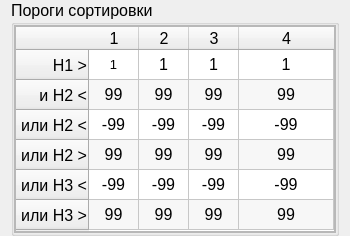
<?xml version="1.0" encoding="UTF-8"?>
<ui version="4.0">
 <class>SPRPorogsWidget</class>
 <widget class="QWidget" name="SPRPorogsWidget">
  <property name="geometry">
   <rect>
    <x>0</x>
    <y>0</y>
    <width>350</width>
    <height>236</height>
   </rect>
  </property>
  <property name="font">
   <font>
    <family>Tahoma</family>
    <pointsize>12</pointsize>
   </font>
  </property>
  <property name="windowTitle">
   <string>Form</string>
  </property>
  <layout class="QVBoxLayout" name="verticalLayout_3">
   <property name="topMargin">
    <number>0</number>
   </property>
   <property name="bottomMargin">
    <number>0</number>
   </property>
   <item>
    <widget class="QGroupBox" name="gbPorogs">
     <property name="toolTip">
      <string/>
     </property>
     <property name="statusTip">
      <string/>
     </property>
     <property name="whatsThis">
      <string/>
     </property>
     <property name="title">
      <string>Пороги сортировки</string>
     </property>
     <layout class="QVBoxLayout" name="verticalLayout_2">
      <property name="leftMargin">
       <number>0</number>
      </property>
      <property name="topMargin">
       <number>0</number>
      </property>
      <property name="rightMargin">
       <number>0</number>
      </property>
      <property name="bottomMargin">
       <number>0</number>
      </property>
      <item>
       <widget class="QScrollArea" name="scrollArea">
        <property name="widgetResizable">
         <bool>true</bool>
        </property>
        <property name="alignment">
         <set>Qt::AlignJustify|Qt::AlignVCenter</set>
        </property>
        <widget class="QWidget" name="scrollAreaWidgetContents">
         <property name="geometry">
          <rect>
           <x>0</x>
           <y>0</y>
           <width>328</width>
           <height>213</height>
          </rect>
         </property>
         <layout class="QVBoxLayout" name="verticalLayout">
          <property name="leftMargin">
           <number>0</number>
          </property>
          <property name="topMargin">
           <number>0</number>
          </property>
          <property name="rightMargin">
           <number>0</number>
          </property>
          <property name="bottomMargin">
           <number>0</number>
          </property>
          <item>
           <widget class="QTableWidget" name="tPorogsValues">
            <property name="font">
             <font>
              <family>Tahoma</family>
              <pointsize>12</pointsize>
             </font>
            </property>
            <property name="sizeAdjustPolicy">
             <enum>QAbstractScrollArea::AdjustToContents</enum>
            </property>
            <property name="autoScroll">
             <bool>true</bool>
            </property>
            <property name="autoScrollMargin">
             <number>10</number>
            </property>
            <property name="dragDropOverwriteMode">
             <bool>false</bool>
            </property>
            <property name="alternatingRowColors">
             <bool>true</bool>
            </property>
            <property name="selectionBehavior">
             <enum>QAbstractItemView::SelectItems</enum>
            </property>
            <attribute name="horizontalHeaderCascadingSectionResizes">
             <bool>false</bool>
            </attribute>
            <attribute name="horizontalHeaderDefaultSectionSize">
             <number>50</number>
            </attribute>
            <attribute name="horizontalHeaderStretchLastSection">
             <bool>true</bool>
            </attribute>
            <attribute name="verticalHeaderStretchLastSection">
             <bool>false</bool>
            </attribute>
            <row>
             <property name="text">
              <string>H1 &gt;</string>
             </property>
             <property name="textAlignment">
              <set>AlignTrailing|AlignVCenter</set>
             </property>
            </row>
            <row>
             <property name="text">
              <string>и H2 &lt;</string>
             </property>
             <property name="textAlignment">
              <set>AlignTrailing|AlignVCenter</set>
             </property>
            </row>
            <row>
             <property name="text">
              <string>или H2 &lt;</string>
             </property>
             <property name="textAlignment">
              <set>AlignTrailing|AlignVCenter</set>
             </property>
            </row>
            <row>
             <property name="text">
              <string>или H2 &gt;</string>
             </property>
             <property name="textAlignment">
              <set>AlignTrailing|AlignVCenter</set>
             </property>
            </row>
            <row>
             <property name="text">
              <string>или H3 &lt;</string>
             </property>
             <property name="textAlignment">
              <set>AlignTrailing|AlignVCenter</set>
             </property>
            </row>
            <row>
             <property name="text">
              <string>или H3 &gt;</string>
             </property>
             <property name="textAlignment">
              <set>AlignTrailing|AlignVCenter</set>
             </property>
            </row>
            <column>
             <property name="text">
              <string>1</string>
             </property>
             <property name="textAlignment">
              <set>AlignCenter</set>
             </property>
            </column>
            <column>
             <property name="text">
              <string>2</string>
             </property>
             <property name="textAlignment">
              <set>AlignCenter</set>
             </property>
            </column>
            <column>
             <property name="text">
              <string>3</string>
             </property>
             <property name="textAlignment">
              <set>AlignCenter</set>
             </property>
            </column>
            <column>
             <property name="text">
              <string>4</string>
             </property>
             <property name="textAlignment">
              <set>AlignCenter</set>
             </property>
            </column>
            <item row="0" column="0">
             <property name="text">
              <string>1</string>
             </property>
             <property name="font">
              <font>
               <family>Tahoma</family>
               <pointsize>10</pointsize>
              </font>
             </property>
             <property name="textAlignment">
              <set>AlignCenter</set>
             </property>
            </item>
            <item row="0" column="1">
             <property name="text">
              <string>1</string>
             </property>
             <property name="textAlignment">
              <set>AlignCenter</set>
             </property>
            </item>
            <item row="0" column="2">
             <property name="text">
              <string>1</string>
             </property>
             <property name="textAlignment">
              <set>AlignCenter</set>
             </property>
            </item>
            <item row="0" column="3">
             <property name="text">
              <string>1</string>
             </property>
             <property name="textAlignment">
              <set>AlignCenter</set>
             </property>
            </item>
            <item row="1" column="0">
             <property name="text">
              <string>99</string>
             </property>
             <property name="textAlignment">
              <set>AlignCenter</set>
             </property>
            </item>
            <item row="1" column="1">
             <property name="text">
              <string>99</string>
             </property>
             <property name="textAlignment">
              <set>AlignCenter</set>
             </property>
            </item>
            <item row="1" column="2">
             <property name="text">
              <string>99</string>
             </property>
             <property name="textAlignment">
              <set>AlignCenter</set>
             </property>
            </item>
            <item row="1" column="3">
             <property name="text">
              <string>99</string>
             </property>
             <property name="textAlignment">
              <set>AlignCenter</set>
             </property>
            </item>
            <item row="2" column="0">
             <property name="text">
              <string>-99</string>
             </property>
             <property name="textAlignment">
              <set>AlignCenter</set>
             </property>
            </item>
            <item row="2" column="1">
             <property name="text">
              <string>-99</string>
             </property>
             <property name="textAlignment">
              <set>AlignCenter</set>
             </property>
            </item>
            <item row="2" column="2">
             <property name="text">
              <string>-99</string>
             </property>
             <property name="textAlignment">
              <set>AlignCenter</set>
             </property>
            </item>
            <item row="2" column="3">
             <property name="text">
              <string>-99</string>
             </property>
             <property name="textAlignment">
              <set>AlignCenter</set>
             </property>
            </item>
            <item row="3" column="0">
             <property name="text">
              <string>99</string>
             </property>
             <property name="textAlignment">
              <set>AlignCenter</set>
             </property>
            </item>
            <item row="3" column="1">
             <property name="text">
              <string>99</string>
             </property>
             <property name="textAlignment">
              <set>AlignCenter</set>
             </property>
            </item>
            <item row="3" column="2">
             <property name="text">
              <string>99</string>
             </property>
             <property name="textAlignment">
              <set>AlignCenter</set>
             </property>
            </item>
            <item row="3" column="3">
             <property name="text">
              <string>99</string>
             </property>
             <property name="textAlignment">
              <set>AlignCenter</set>
             </property>
            </item>
            <item row="4" column="0">
             <property name="text">
              <string>-99</string>
             </property>
             <property name="textAlignment">
              <set>AlignCenter</set>
             </property>
            </item>
            <item row="4" column="1">
             <property name="text">
              <string>-99</string>
             </property>
             <property name="textAlignment">
              <set>AlignCenter</set>
             </property>
            </item>
            <item row="4" column="2">
             <property name="text">
              <string>-99</string>
             </property>
             <property name="textAlignment">
              <set>AlignCenter</set>
             </property>
            </item>
            <item row="4" column="3">
             <property name="text">
              <string>-99</string>
             </property>
             <property name="textAlignment">
              <set>AlignCenter</set>
             </property>
            </item>
            <item row="5" column="0">
             <property name="text">
              <string>99</string>
             </property>
             <property name="textAlignment">
              <set>AlignCenter</set>
             </property>
            </item>
            <item row="5" column="1">
             <property name="text">
              <string>99</string>
             </property>
             <property name="textAlignment">
              <set>AlignCenter</set>
             </property>
            </item>
            <item row="5" column="2">
             <property name="text">
              <string>99</string>
             </property>
             <property name="textAlignment">
              <set>AlignCenter</set>
             </property>
            </item>
            <item row="5" column="3">
             <property name="text">
              <string>99</string>
             </property>
             <property name="textAlignment">
              <set>AlignCenter</set>
             </property>
            </item>
           </widget>
          </item>
         </layout>
        </widget>
       </widget>
      </item>
     </layout>
    </widget>
   </item>
  </layout>
 </widget>
 <resources/>
 <connections/>
</ui>
